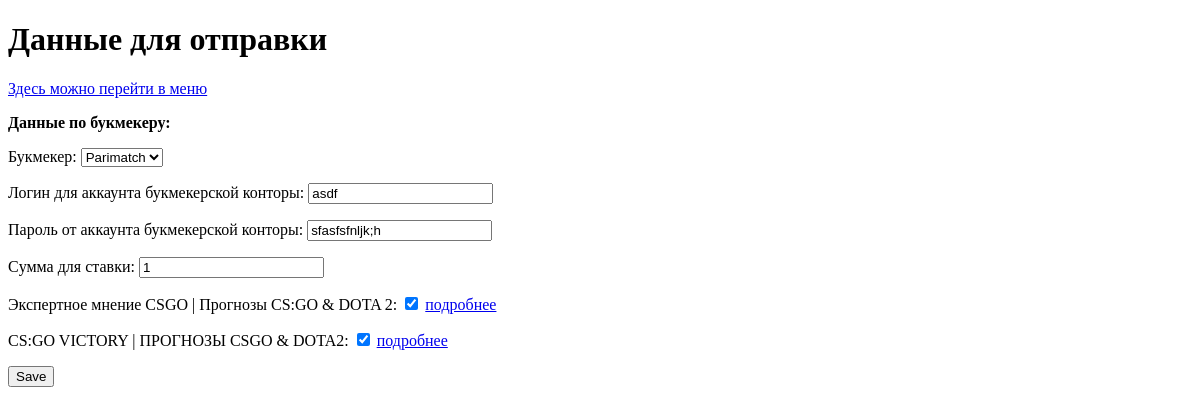
The app's page /account/settings/ (signed in), older data.
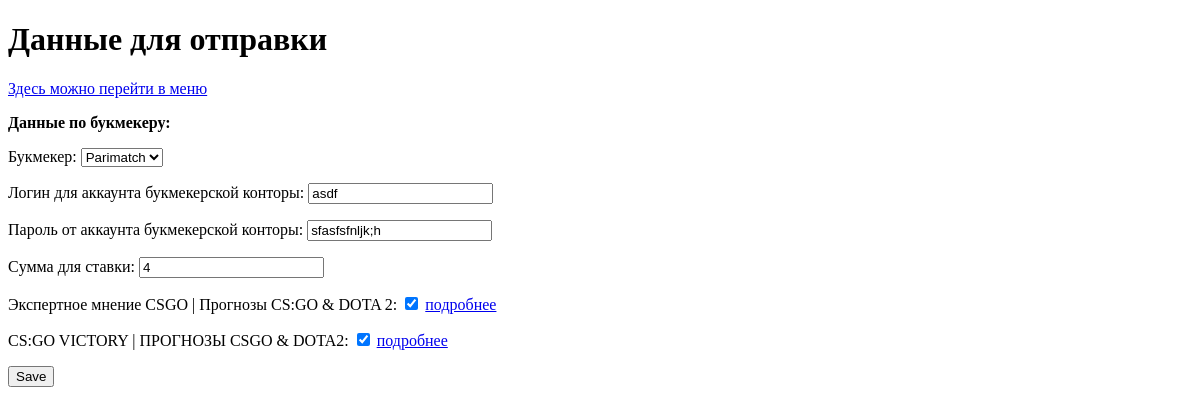
The same page, newer data.
### UserDataManagment/models.py (models this page shows, shortened)
class StandartUser(AbstractUser):
    bookmaker = models.CharField(
        max_length=128,
        default='',
        verbose_name='Букмекер',
        choices=BOOKMAKER_CHOICES,
    )
    bookmaker_login = models.CharField(
        max_length=128,
        default='',
        verbose_name='Логин для аккаунта букмекерской конторы',
    )
    bookmaker_password = models.CharField(
        max_length=128,
        default='',
        verbose_name='Пароль от аккаунта букмекерской конторы',
    )
    bet_summ = models.IntegerField(
        default=100,
        verbose_name='Cумма для ставки',
    )
    sub_end_date = models.DateField(
        verbose_name='Дата окончания действия подписки',
        null=True
    )
    chrome_dir_path = models.CharField(
        verbose_name="id папки с chrome-профилем",
        max_length=128,
        default='',
    )
    sub_status = models.BooleanField(
        verbose_name='статус подписки 1 - активна, 0 -нет',
        default=False,
    )
    CSgoVictory = models.BooleanField(
        default=False,
        verbose_name="CS:GO VICTORY | ПРОГНОЗЫ CSGO & DOTA2",
        help_text='<a href="https://vk.com/victorybets_stavki"> подробнее </a>',
    )
    ExpertMnenie = models.BooleanField(
        default=False,
        verbose_name="Экспертное мнение CSGO | Прогнозы CS:GO & DOTA 2",
        help_text='<a href="https://vk.com/csgo_expert_dota"> подробнее </a>'
    )

### UserDataManagment/views.py (the view, shortened to what this page needs)
# urls.py: path('account/settings/', views.BotSettings.as_view(), name='settings'),
class BotSettings(LoginRequiredMixin, views.View) :
    def get(self, request) :
        basic_form = SettingsForm(instance=request.user)
        return render(request, 'bot_set.html', {'form' : basic_form})

### UserDataManagment/forms.py
class SettingsForm(ModelForm) :
    class Meta :
        model = StandartUser
        fields = (
            'bookmaker',
            'bookmaker_login',
            'bookmaker_password',
            'bet_summ',
        )
        fields += tuple(GROUP_OFFSET.keys())

### templates/bot_set.html (shortened to what this page needs)
<!DOCTYPE html>
<html>
<head>
</head>
<body>
	<h1>Данные для отправки</h1>
	<p>
		<a href="http://127.0.0.1:8000/account/menu/"> Здесь можно перейти в меню</a>
	</p>
	<form method="POST" action="">
		<p> <b>
			Данные по букмекеру:
		</b> </p>
			{{ form.as_p }}
	<input type="submit" value="Save"/>
	</form>
</body>
<html>

Row changes from the older to the newer data that the page shows:
changed StandartUser "Parimatch": bet_summ "1" → "4"
